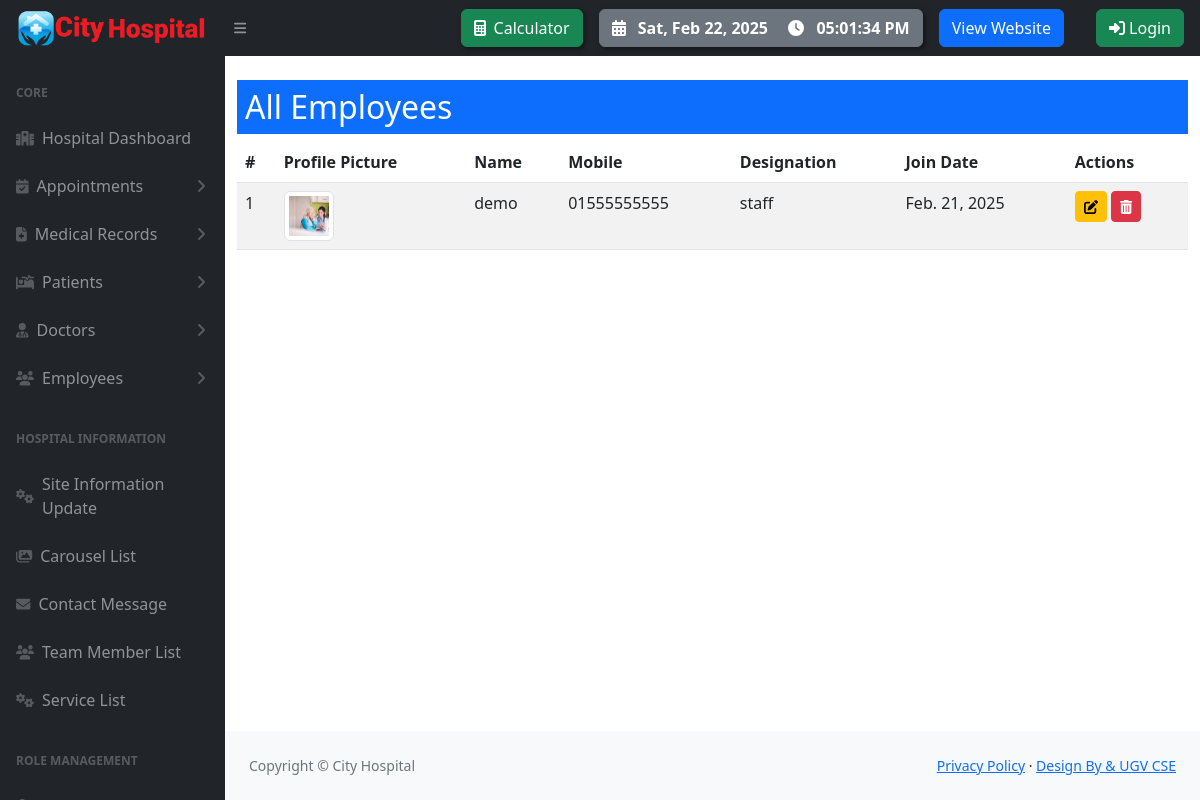
/employees/, run on the app's committed database.
### pms/models.py (models this page shows, shortened)
class SiteInfo(models.Model):
    site_name = models.CharField(max_length=20)
    color_logo = models.ImageField(upload_to='logo/')
    white_logo = models.ImageField(upload_to='logo/')
    email = models.EmailField()
    phone = models.CharField(max_length=14)
    address = models.CharField(max_length=100)
    opening_hours = models.CharField(max_length=255, default='Saturday - Thursday: 6.00 am - 10.00 pm, Friday Closed')
    site_facebook = models.URLField(max_length=100)
    site_x = models.URLField(max_length=100)
    site_instagram = models.URLField(max_length=100)
    site_pinterest = models.URLField(max_length=100)

class EmployeeProfile(models.Model):
    user = models.OneToOneField(User, on_delete=models.CASCADE,  related_name='employee_profile')  # Associate with User model
    name = models.CharField(max_length=100)
    mobile = models.CharField(max_length=15)
    profile_pic = models.ImageField(upload_to='profile_pics/', blank=True, null=True)
    designation = models.CharField(max_length=50)
    join_date = models.DateField(auto_now_add = True)

### pms/views.py (the view)
# urls.py: path('employees/', all_employee, name='all_employee'),
def all_employee(request):
    employees = EmployeeProfile.objects.filter(user__isnull=False).exclude(name__isnull=True).exclude(name__exact='')
    return render(request, 'hospital/employee_profile/all_employee.html', {'employees': employees})

### pms/context_processors.py (called while the page is built)
def site_information(request):
    site_info = SiteInfo.objects.first()
    return {
        'site_info': site_info
    }

### templates/hospital/employee_profile/all_employee.html (shortened to what this page needs)
{% extends 'hospital/hospital_base.html' %}
{% load static %}
{% block content %}
<div class="container mt-4">
    <h2 class="bg-primary text-white p-2">All Employees</h2>
    <table class="table table-striped table-hover">
        <thead class="thead-dark">
            <tr>
                <th>#</th>
                <th>Profile Picture</th>
                <th>Name</th>
                <th>Mobile</th>
                <th>Designation</th>
                <th>Join Date</th>
                <th>Actions</th>
            </tr>
        </thead>
        <tbody>
            {% for employee in employees %}
            <tr>
                <td>{{ forloop.counter }}</td>
                <td>
                    {% if employee.profile_pic %}
                    <img src="{{ employee.profile_pic.url }}" alt="Profile Pic" class="img-thumbnail" style="width: 50px; height: 50px;">
                    {% else %}
                    <img src="{% static 'default-profile.png' %}" alt="Default Profile" class="img-thumbnail" style="width: 50px; height: 50px;">
                    {% endif %}
                </td>
                <td>{{ employee.name }}</td>
                <td>{{ employee.mobile }}</td>
                <td>{{ employee.designation }}</td>
                <td>{{ employee.join_date }}</td>
                <td>
                    <a href="{% url 'edit_employee' employee.id %}" class="btn btn-sm btn-warning" title="Edit">
                        <i class="fas fa-edit"></i>
                    </a>
                    <form method="POST" action="{% url 'delete_employee' employee.id %}" style="display:inline;">
                        <button type="submit" class="btn btn-sm btn-danger" title="Delete" onclick="return confirm('Are you sure you want to delete this employee?');">
                            <i class="fas fa-trash-alt"></i>
                        </button>
                    </form>
                </td>
            </tr>
            {% endfor %}
        </tbody>
    </table>
</div>
{% endblock %}

### templates/hospital/hospital_base.html (shortened to what this page needs)
{% load static %}
<!DOCTYPE html>
<html lang="en">
    <head>
        <link href="https://cdn.jsdelivr.net/npm/simple-datatables@7.1.2/dist/style.min.css" rel="stylesheet" />
        <link href="{% static 'admin_panel/css/styles.css' %}" rel="stylesheet" />
    </head>
    <body class="sb-nav-fixed">
        <nav class="sb-topnav navbar navbar-expand navbar-dark bg-dark">
            <a class="navbar-brand ps-3" href="{% url 'hospital_admin' %}"><img src="{{ site_info.white_logo.url }}" alt="" style="width: 190px;"></a>
            <button class="btn btn-link btn-sm order-1 order-lg-0 me-4 me-lg-0" id="sidebarToggle" href="#!"><i class="fas fa-bars"></i></button>
            <button class="btn btn-success me-3 d-none d-md-block" data-bs-toggle="modal" data-bs-target="#calculatorModal" style="box-shadow: 2px 2px 5px rgba(0, 0, 0, 0.5);">
                <i class="fas fa-calculator me-2"></i>Calculator
            </button>
            <button class="btn btn-secondary me-3 d-none d-md-block d-flex align-items-center" style="box-shadow: 2px 2px 5px rgba(0, 0, 0, 0.5); font-weight: bold;">
                <i class="fas fa-calendar-alt me-2"></i>
                <span id="currentDate" class="me-3"></span>
                <i class="fas fa-clock me-2"></i>
                <span id="currentTime"></span>
            </button>
            <a href="{% url 'home' %}" class="btn btn-primary me-3 d-none d-md-block">View Website</a>
    {% if user.is_authenticated %}
    <div class="nv dropdown me-3 d-none d-md-block">
        <button class="btn btn-warning dropdown-toggle" id="UserDropdown" data-bs-toggle="dropdown" aria-expanded="false">
            <i class="fas fa-user-circle"></i> {{ user.username }}
        </button>
        <ul class="dropdown-menu dropdown-menu-end">
            <li><a class="dropdown-item" href="{% url 'admin_change_password' %}"><i class="fas fa-key me-2"></i> Change Password</a></li>
            <li><a class="dropdown-item" href="{% url 'logout' %}"><i class="fas fa-sign-out-alt me-2"></i> Logout</a></li>
        </ul>
    </div>
    {% else %}
    <a class="btn btn-success ms-3 me-3" href="{% url 'login' %}">
        <i class="fas fa-sign-in-alt"></i> Login
    </a>
    {% endif %}
        </nav>
        <div id="layoutSidenav">
            <div id="layoutSidenav_nav">
                <nav class="sb-sidenav accordion sb-sidenav-dark" id="sidenavAccordion">
                  {% include 'hospital/hospital_sidebar.html' %}
                </nav>
            </div>
            <div id="layoutSidenav_content">
                <main>
                    {% block content %}
                    {% endblock content %}
                </main>
                <footer class="py-4 bg-light mt-auto">
                    <div class="container-fluid px-4">
                        <div class="d-flex align-items-center justify-content-between small">
                            <div class="text-muted">Copyright &copy; {{ site_info.site_name }}</div>
                            <div>
                                <a href="#">Privacy Policy</a>
                                &middot;
                                <a href="#">Design By &amp; UGV CSE</a>
                            </div>
                        </div>
                    </div>
                </footer>
            </div>
        </div>
    </body>
</html>

### data on the page
SiteInfo: white_logo (picture), site_name "City Hospital"
EmployeeProfile: profile_pic (picture), name "demo", mobile "01555555555", designation "staff", join_date "Feb. 21, 2025"
